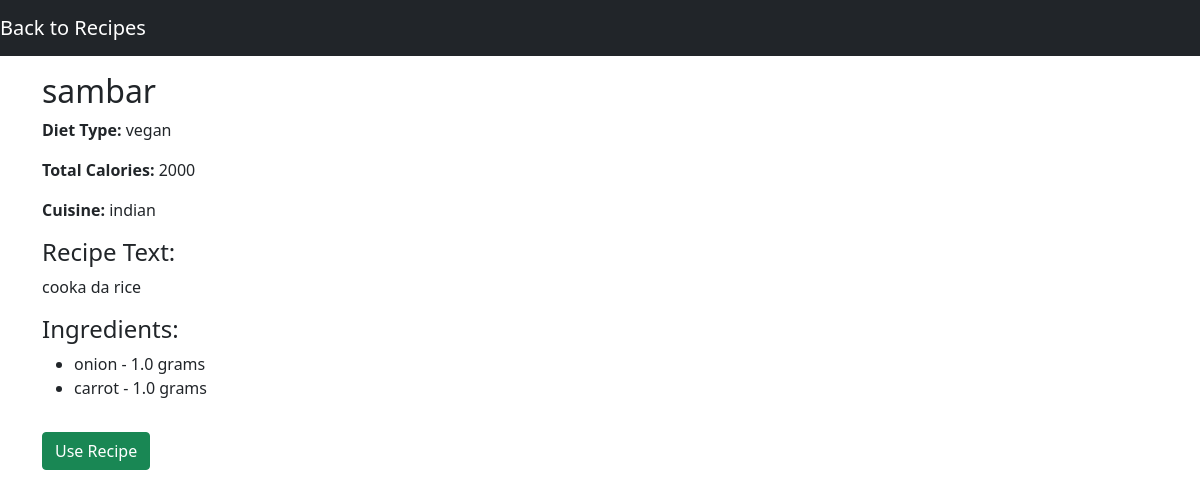
Before: /recipes/view/1 with the older database file.
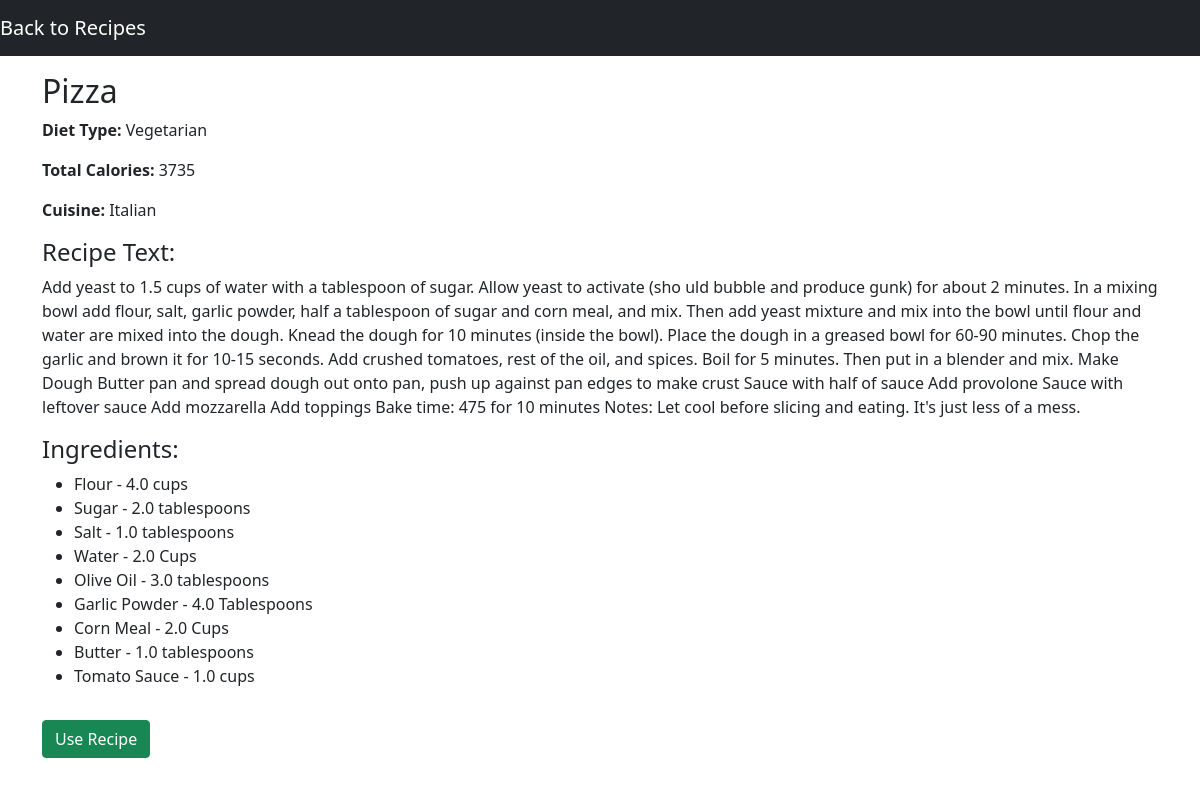
After: the same page with the newer database file.
### main.py (models this page shows, shortened)
class Recipe(db.Model):
    id = db.Column(db.Integer, primary_key=True)
    name = db.Column(db.String(100), nullable=False)
    diet_type = db.Column(db.String(50))
    total_calories = db.Column(db.Integer)
    cuisine = db.Column(db.String(50))
    text = db.Column(db.String(1000))
    ingredients = db.relationship('RecipeIngredient', back_populates='recipe')

class RecipeIngredient(db.Model):
    recipe_id = db.Column(db.Integer, db.ForeignKey('recipe.id'), primary_key=True)
    ingredient_id = db.Column(db.Integer, db.ForeignKey('ingredient.id'), primary_key=True)
    quantity_required = db.Column(db.Float)
    ingredient = db.relationship('Ingredient', back_populates='recipes')
    recipe = db.relationship('Recipe', back_populates='ingredients')

class Ingredient(db.Model):
    id = db.Column(db.Integer, primary_key=True, autoincrement=True)
    name = db.Column(db.String(100), nullable=False)
    quantity = db.Column(db.Integer, nullable=False)  # Change data type to Integer
    unit = db.Column(db.String(20), nullable=False)
    calories = db.Column(db.Integer, nullable=False)  # Change data type to Integer
    recipes = db.relationship('RecipeIngredient', back_populates='ingredient')

### main.py (the view, shortened to what this page needs)
@app.route('/recipes/view/<int:recipe_id>', methods=['GET', 'POST'])
def view_recipe(recipe_id):
    recipe = Recipe.query.get(recipe_id)
    if not recipe:
        flash('Recipe not found', 'alert-danger')
        return redirect('/recipes/search')
    def consume_recipe(recipe):
        for recipe_ingredient in recipe.ingredients:
            ingredient = recipe_ingredient.ingredient
            quantity_required = recipe_ingredient.quantity_required
            if ingredient.quantity < quantity_required:
                return False, f"Not enough {ingredient.name} to use this recipe"
            ingredient.quantity -= quantity_required
            db.session.commit()
        return True, "Recipe used successfully"
    return render_template('view_recipe.html', recipe=recipe)

### templates/view_recipe.html (shortened to what this page needs)
<!DOCTYPE html>
<html lang="en">
<head>
    <link href="https://cdn.jsdelivr.net/npm/bootstrap@5.0.0-beta1/dist/css/bootstrap.min.css" rel="stylesheet"
>
</head>
<body>
    <nav class="navbar navbar-dark bg-dark">
        <a class="navbar-brand" href="/recipes/search">Back to Recipes</a>
    </nav>
    <div class="container mt-3">
        <h2>{{ recipe.name }}</h2>
        <p><strong>Diet Type:</strong> {{ recipe.diet_type }}</p>
        <p><strong>Total Calories:</strong> {{ recipe.total_calories }}</p>
        <p><strong>Cuisine:</strong> {{ recipe.cuisine }}</p>
        <h4>Recipe Text:</h4>
        <p>{{ recipe.text }}</p>
        <h4>Ingredients:</h4>
        <ul>
            {% for recipe_ingredient in recipe.ingredients %}
            <li>{{ recipe_ingredient.ingredient.name }} - {{ recipe_ingredient.quantity_required }} {{ recipe_ingredient.ingredient.unit }}</li>
            {% endfor %}
        </ul>
        <form method="post" action="/recipes/view/{{ recipe.id }}">
            <button type="submit" class="btn btn-success mt-3">Use Recipe</button>
        </form>
    </div>
</body>
</html>

### templates/view_recipe.html (style rules this page uses)
body { background-repeat: no-repeat; background-attachment: fixed; background-size: cover; background-position: center; }

Changed rows visible on the page:
changed Recipe: name "sambar" → "Pizza"; diet_type "vegan" → "Vegetarian"; total_calories "2000" → "3735"; cuisine "indian" → "Italian"; text "cooka da rice" → "Add yeast to 1.5 cups of water with a tablespoon of sugar. Allow yeast to activate (sho uld bubble and produce gunk) for about 2 minutes. In a mixing bowl add flour, salt, garlic powder, half a tablespoon of sugar and corn meal, and mix. Then add yeast mixture and mix into the bowl until flour and water are mixed into the dough. Knead the dough for 10 minutes (inside the bowl). Place the dough in a greased bowl for 60-90 minutes. Chop the garlic and brown it for 10-15 seconds. Add crushed tomatoes, rest of the oil, and spices. Boil for 5 minutes. Then put in a blender and mix. Make Dough Butter pan and spread dough out onto pan, push up against pan edges to make crust Sauce with half of…"
changed RecipeIngredient: ingredient.name "onion" → "Flour"; quantity_required "1.0" → "4.0"; ingredient.unit "grams" → "cups"
changed RecipeIngredient: ingredient.name "carrot" → "Sugar"; quantity_required "1.0" → "2.0"; ingredient.unit "grams" → "tablespoons"
added RecipeIngredient: ingredient.name "Salt", quantity_required "1.0", ingredient.unit "tablespoons"
added RecipeIngredient: ingredient.name "Water", quantity_required "2.0", ingredient.unit "Cups"
added RecipeIngredient: ingredient.name "Olive Oil", quantity_required "3.0", ingredient.unit "tablespoons"
added RecipeIngredient: ingredient.name "Garlic Powder", quantity_required "4.0", ingredient.unit "Tablespoons"
added RecipeIngredient: ingredient.name "Corn Meal", quantity_required "2.0", ingredient.unit "Cups"
added RecipeIngredient: ingredient.name "Butter", quantity_required "1.0", ingredient.unit "tablespoons"
added RecipeIngredient: ingredient.name "Tomato Sauce", quantity_required "1.0", ingredient.unit "cups"
